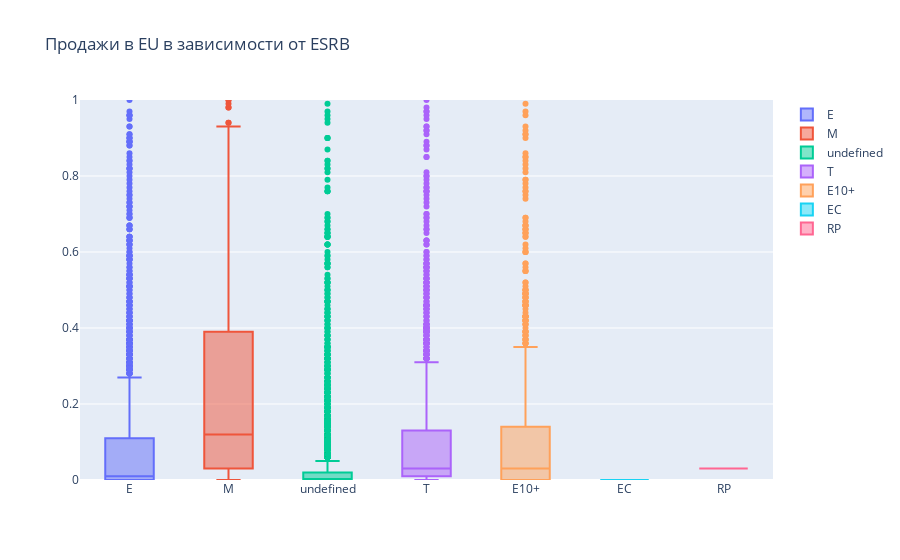

Notebook cell for this chart:
### Code cell
box_ESRB("eu")

### Figure 1 — Plotly figure (JSON) as saved in the notebook; plotly's stock layout.template omitted (floating-point values rounded to 4 significant figures; data arrays with more than 128 entries replaced by an {"elided": "..."} marker saying what was removed)
{"data": [{"name": "E", "type": "box", "y": {"elided": "2427 float values"}}, {"name": "M", "type": "box", "y": {"elided": "1100 float values"}}, {"name": "undefined", "type": "box", "y": {"elided": "3729 float values"}}, {"name": "T", "type": "box", "y": {"elided": "1793 float values"}}, {"name": "E10+", "type": "box", "y": {"elided": "1277 float values"}}, {"name": "EC", "type": "box", "y": [0, 0, 0, 0, 0, 0]}, {"name": "RP", "type": "box", "y": [0.03]}], "layout": {"title": {"text": "Продажи в EU в зависимости от ESRB"}, "yaxis": {"range": [0, 1]}}}
